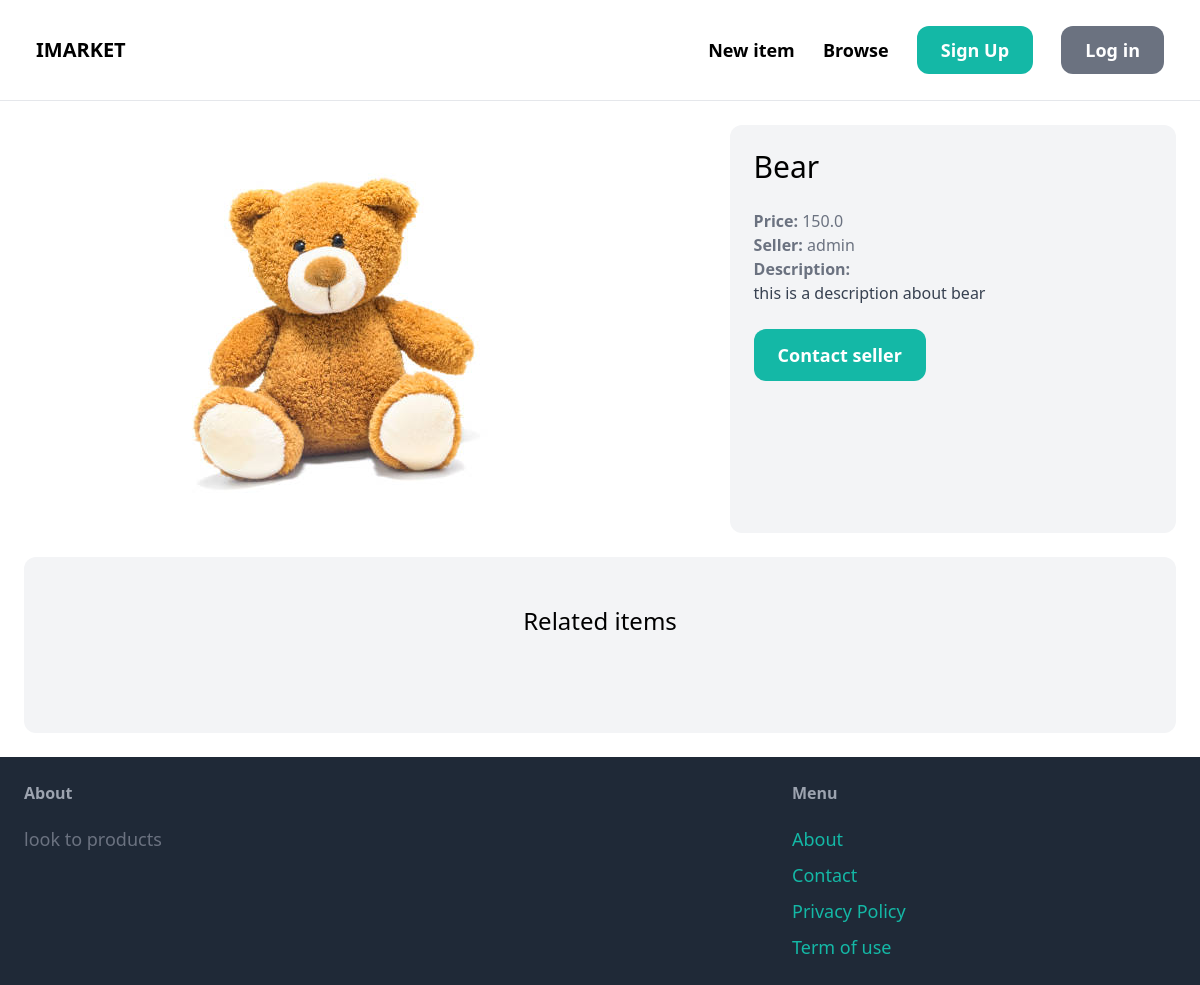
Page /items/1/ on the committed database.
### item/models.py (models this page shows, shortened)
class Item(models.Model):
    category = models.ForeignKey(Category, related_name='items', on_delete=models.CASCADE)
    name = models.CharField(max_length=255)
    description = models.TextField(blank=True, null=True)
    price = models.FloatField()
    image = models.ImageField(upload_to='item_images', blank=True, null=True)
    is_sold = models.BooleanField(default=True)
    created_by = models.ForeignKey(User, related_name='items', on_delete=models.CASCADE)
    created_at = models.DateTimeField(auto_now_add=True)

### item/views.py (the view)
# urls.py: path('<int:pk>/', views.detail, name='detail'),
def detail(request, pk):
    item = get_object_or_404(Item, pk=pk)
    related_items = Item.objects.filter(category = item.category, is_sold=False).exclude(pk=pk)[0:3]
    return render(request, 'item/detail.html', {
        'item' : item,
        'ralated_items' : related_items,
    })

### item/templates/item/detail.html (shortened to what this page needs)
{% extends 'core/base.html' %}
{% block content %}
<div class="grid grid-cols-5 gap-6">
    <div class="col-span-3">
        <img src="{{ item.image.url }}" class="rounded-xl">
    </div>
    <div class="col-span-2 p-6 bg-gray-100 rounded-xl">
        <h1 class="mb-6 text-3xl">{{ item.name }}</h1>
        <p class="text-gray-500"><strong>Price: </strong>{{ item.price }}</p>
        <p class="text-gray-500"><strong>Seller: </strong>{{ item.created_by.username }}</p>
        {% if item.description %}
            <p class="text-gray-700">
                <strong class="text-gray-500">Description:</strong><br>
                {{ item.description }}
            </p>
        {% endif %}
        {% if request.user == item.created_by %}
            <div class="mt-6 p-6 bg-white rounded-xl">
                <p>This is your item!</p>
                <a href=" {% url 'item:edit' item.id %} " class="inline-block mt-6 px-6 py-3 text-lg font-semibold bg-teal-500 text-white rounded-xl">Edit</a>
                <a href="{% url 'item:delete' item.id %}" class="inline-block mt-6 px-6 py-3 text-lg font-semibold bg-red-500 text-white rounded-xl">Delete</a>
            </div>
        {% else %}
            <a href="{% url 'conversation:new' item.id %}" class="inline-block mt-6 px-6 py-3 text-lg font-semibold bg-teal-500 text-white rounded-xl hover:bg-teal-700">Contact seller</a>
        {% endif %}
    </div>
</div>
<div class="mt-6 px-6 py-12 bg-gray-100 rounded-xl">
    <h2 class="mb-12 text-2xl text-center">Related items</h2>
</div>
{% endblock %}

### rows in the picture
Item: image (picture), name "Bear", price "150.0", created_by.username "admin", description "this is a description about bear"
